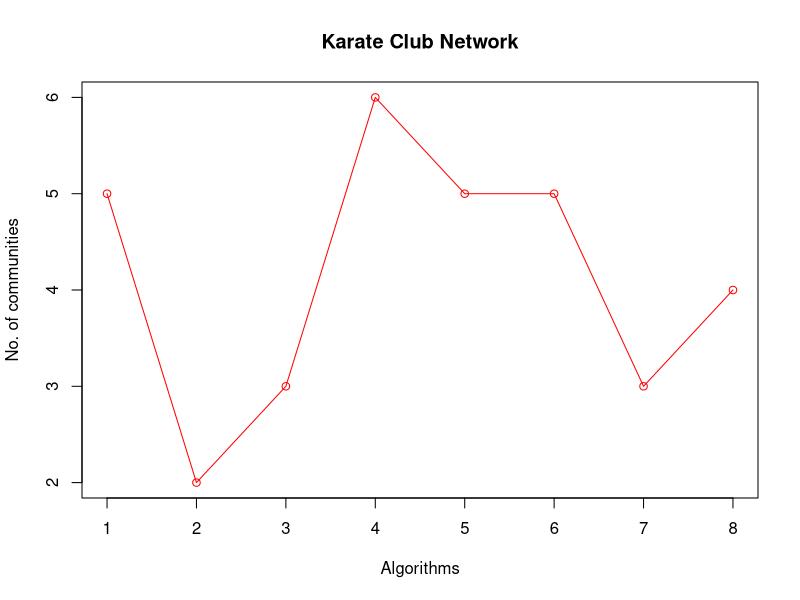
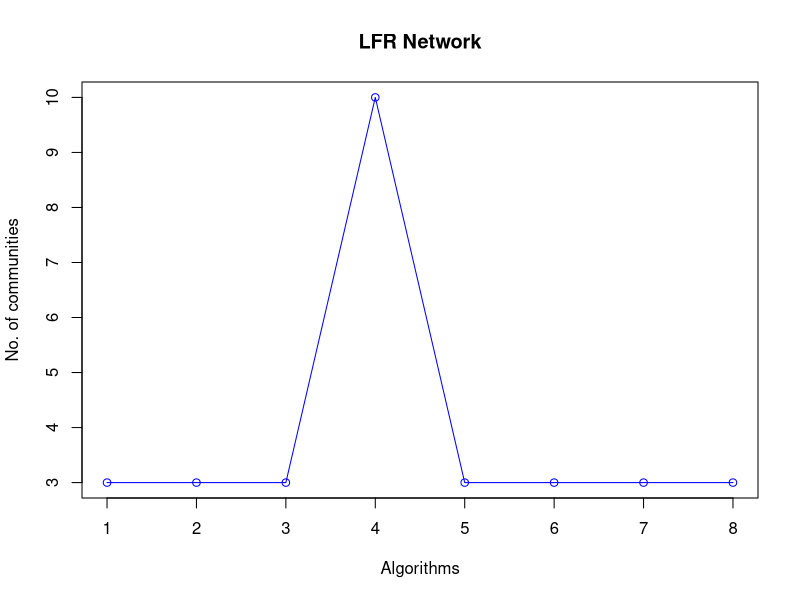
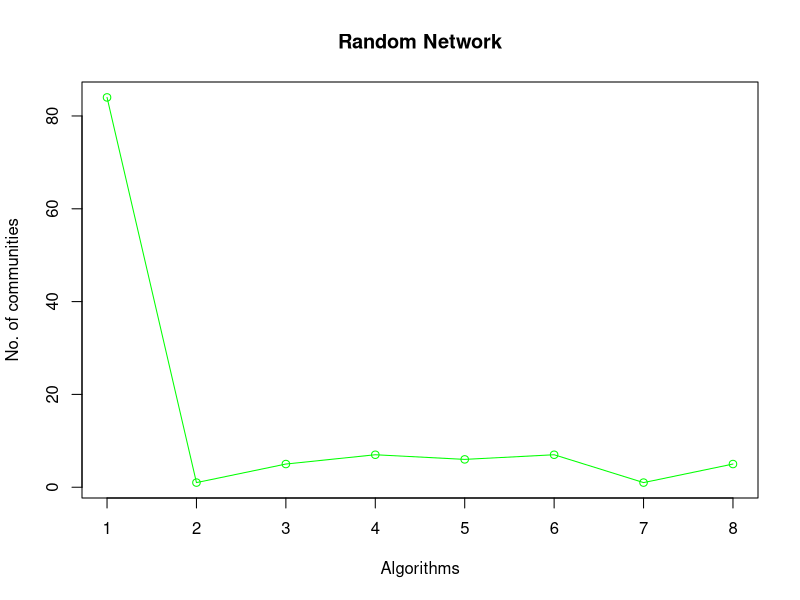
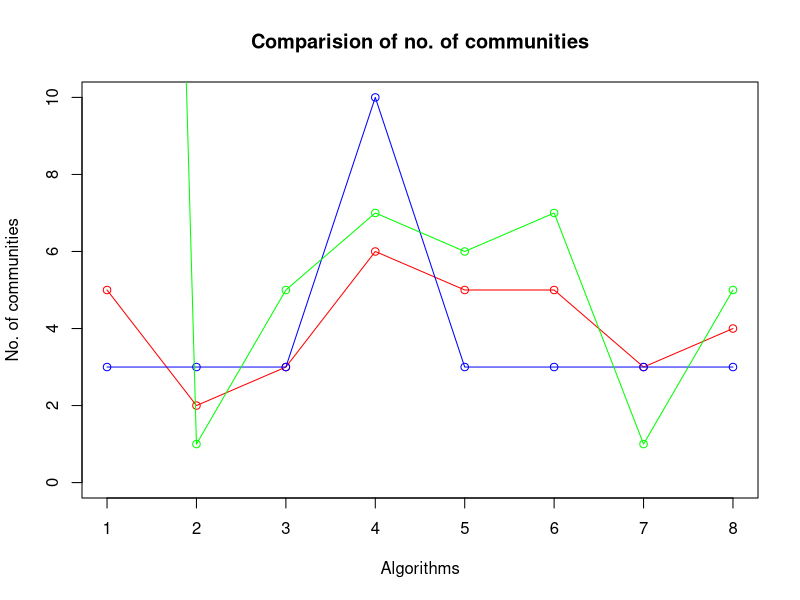
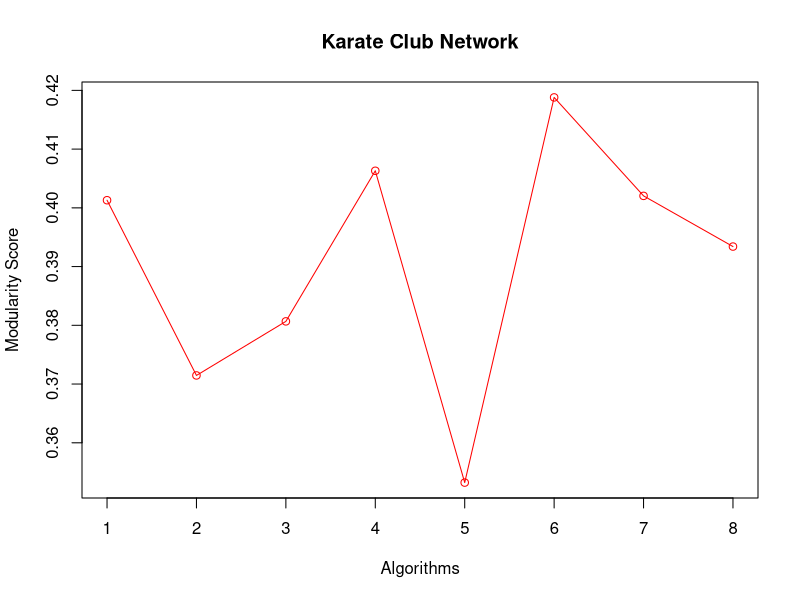
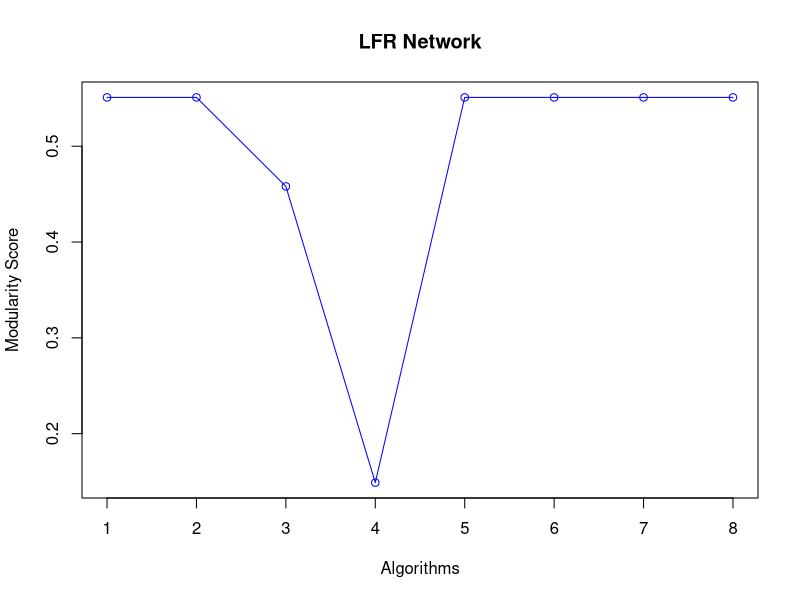
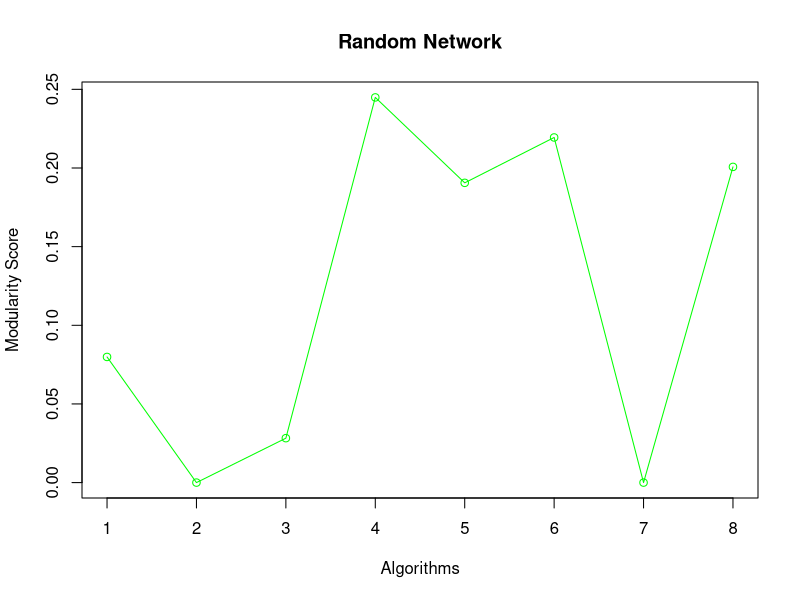
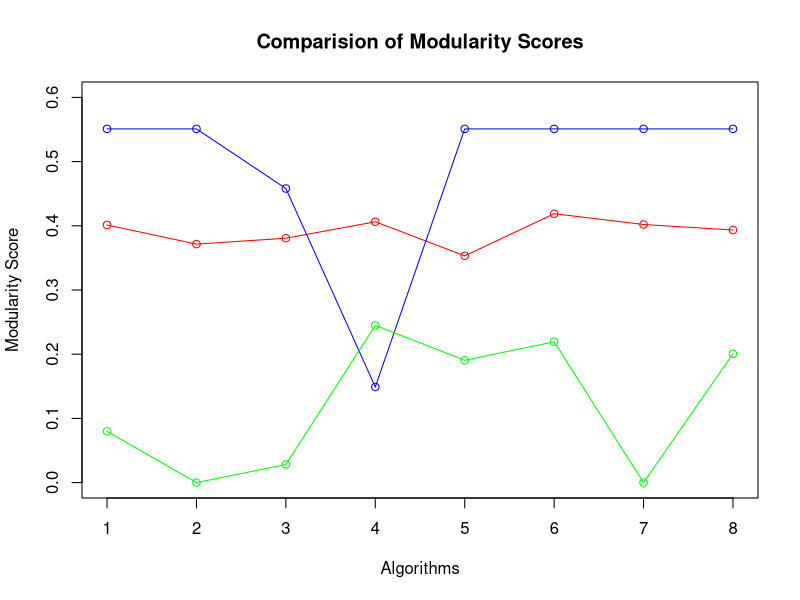

Recreate these plots in R, in order.
com1 <- c(5,2,3,6,5,5,3,4)
com2 <- c(3,3,3,10,3,3,3,3)
com3 <- c(84,1,5,7,6,7,1,5)
try <- c("a","b","c","d","e","f","g","h")

plot(com1,type = "o", xlab="Algorithms", col="red",
     ylab = "No. of communities", main="Karate Club Network")

plot(com2,type = "o", xlab="Algorithms", col="blue",
     ylab = "No. of communities", main="LFR Network")

plot(com3,type = "o", xlab="Algorithms", col="green",
     ylab = "No. of communities", main="Random Network")

plot(com1,type = "o", xlab="Algorithms", col="red",
     ylab = "No. of communities", main="Comparision of no. of communities", ylim = c(0, 10))

lines(com2, type = "o", col = "blue")
lines(com3, type = "o", col = "green")

mod3 <- c(0.079879,0,0.028242,0.244869,0.190559,0.2194065,0,0.2007015)
mod2 <- c(0.5509484,0.5509484,0.4580778,0.1489547,0.5509484,0.5509484,0.5509484,0.5509484)
mod1 <- c(0.4012985,0.3714661,0.3806706,0.4063116,0.3532216,0.4188034,0.4020381,0.3934089)

plot(mod1,type = "o", xlab="Algorithms", col="red",
     ylab = "Modularity Score", main="Karate Club Network")

plot(mod2,type = "o", xlab="Algorithms", col="blue",
     ylab = "Modularity Score", main="LFR Network")

plot(mod3,type = "o", xlab="Algorithms", col="green",
     ylab = "Modularity Score", main="Random Network")

plot(mod1,type = "o", xlab="Algorithms", col="red",
     ylab = "Modularity Score", main="Comparision of Modularity Scores", ylim = c(0, 0.6000000))

lines(mod2, type = "o", col = "blue")
lines(mod3, type = "o", col = "green")